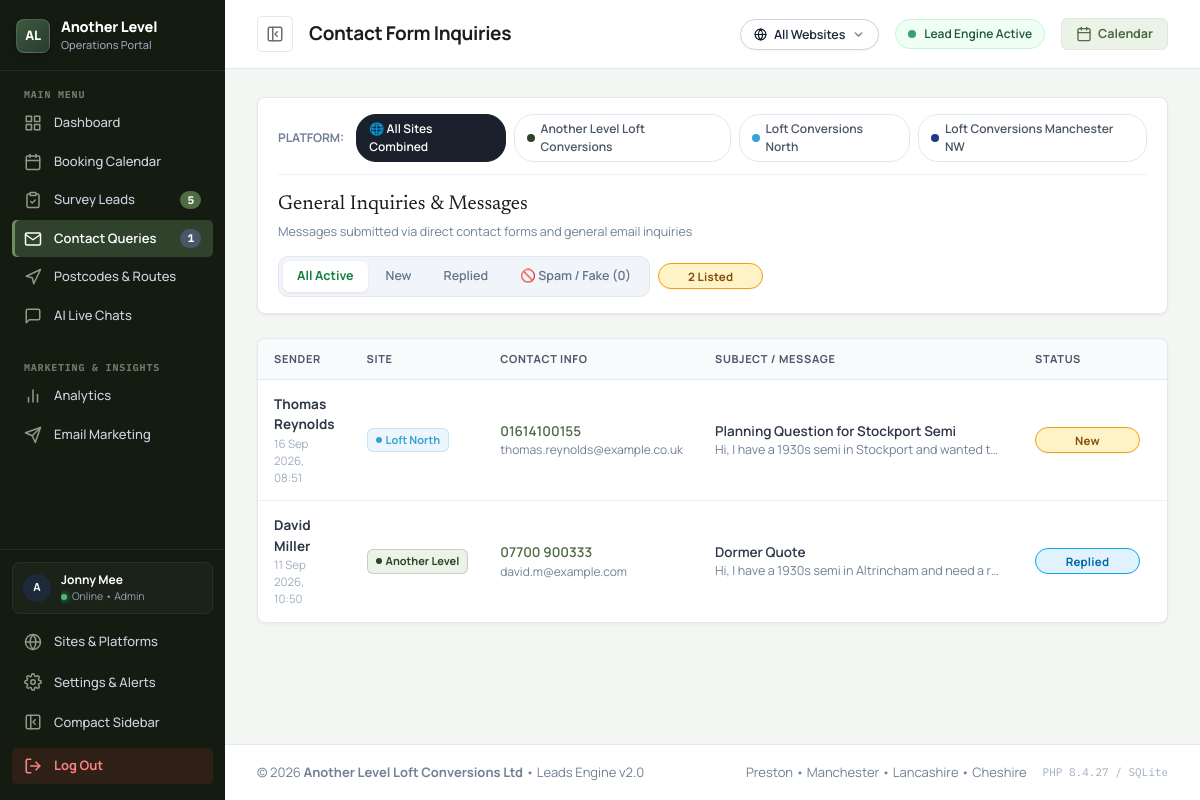
Page /panel/contacts.php (signed in) on the committed database.
### tables this page shows
CREATE TABLE sites (
                id INTEGER PRIMARY KEY AUTOINCREMENT,
                site_key TEXT UNIQUE NOT NULL,
                name TEXT NOT NULL,
                short_name TEXT NOT NULL,
                color TEXT NOT NULL,
                badge_bg TEXT NOT NULL,
                domain TEXT,
                phone TEXT,
                email TEXT,
                is_active INTEGER DEFAULT 1,
                created_at DATETIME DEFAULT CURRENT_TIMESTAMP
            );

CREATE TABLE contacts (
            id INTEGER PRIMARY KEY AUTOINCREMENT,
            name TEXT NOT NULL,
            email TEXT NOT NULL,
            phone TEXT,
            subject TEXT,
            message TEXT NOT NULL,
            status TEXT DEFAULT 'New',
            source_page TEXT,
            ip_address TEXT,
            device_type TEXT,
            internal_notes TEXT,
            created_at DATETIME DEFAULT CURRENT_TIMESTAMP
        , site_id INTEGER DEFAULT 1);

### panel/contacts.php (the view, shortened to what the rows shown need)
<?php
require_once __DIR__ . '/includes/auth.php';
require_once __DIR__ . '/includes/sites.php';
$siteFilter = buildSiteFilterSql('site_id', 'AND');
$statusFilter = trim($_GET['status'] ?? 'all');
$cSql = "SELECT * FROM contacts WHERE 1=1 " . $siteFilter['clause'];
$cParams = $siteFilter['params'];
if ($statusFilter === 'all') {
    $cSql .= " AND LOWER(status) != 'spam'";
} elseif ($statusFilter === 'spam') {
    $cSql .= " AND LOWER(status) = 'spam'";
} else {
    $cSql .= " AND LOWER(status) = LOWER(?)";
    $cParams[] = $statusFilter;
}
$cSql .= " ORDER BY id DESC";
$stmt = $db->prepare($cSql);
$stmt->execute($cParams);
$contacts = $stmt->fetchAll(PDO::FETCH_ASSOC);
$pageTitle = "Contact Form Inquiries";
require_once __DIR__ . '/includes/header.php';
?>
<div class="panel-card" style="margin-bottom:24px;padding:16px 20px">
  <div class="site-tabs-bar" style="display:flex;align-items:center;gap:8px;overflow-x:auto;padding-bottom:12px;margin-bottom:14px;border-bottom:1px solid #EDF2F7">
    <?php foreach (getAllSites() as $st): $isActiveSt = (!$isAllSites && $activeSite && $activeSite['id'] == $st['id']); ?>
      <a href="?switch_site=<?php echo $st['id']; ?>&status=<?php echo urlencode($statusFilter); ?>" class="site-tab-pill <?php echo $isActiveSt ? 'active' : ''; ?>" style="text-decoration:none;padding:5px 12px;border-radius:20px;font-size:12px;font-weight:600;display:inline-flex;align-items:center;gap:6px;border:1px solid <?php echo $isActiveSt ? $st['color'] : '#E2E8F0'; ?>;background:<?php echo $isActiveSt ? $st['color'] : '#FFFFFF'; ?>;color:<?php echo $isActiveSt ? '#FFFFFF' : '#4A5568'; ?>">
        <span style="width:8px;height:8px;border-radius:50%;background:<?php echo $isActiveSt ? '#FFFFFF' : $st['color']; ?>;display:inline-block"></span>
        <span><?php echo htmlspecialchars($st['name']); ?></span>
      </a>
    <?php endforeach; ?>
  </div>
  <div style="display:flex;align-items:center;justify-content:space-between;flex-wrap:wrap;gap:14px">
    <div>
      <h2 class="panel-card-title" style="margin:0 0 4px">General Inquiries &amp; Messages</h2>
    </div>
  </div>
</div>
<div class="panel-card" style="padding:0;overflow:hidden">
  <div class="table-responsive">
    <table class="panel-table contacts-table">
      <thead>
        <tr>
          <th>Sender</th>
          <th>Site</th>
          <th>Contact Info</th>
          <th>Subject / Message</th>
          <th>Status</th>
          <th>Source / IP</th>
        </tr>
      </thead>
      <tbody>
        <?php if (empty($contacts)): ?>
          <tr>
            <td colspan="7" style="text-align:center;padding:40px;color:#A0AEC0">
              No messages found for this filter.
            </td>
          </tr>
        <?php else: ?>
          <?php foreach ($contacts as $c): ?>
            <tr>
              <td>
                <strong><?php echo htmlspecialchars($c['name']); ?></strong>
                <div style="font-size:11.5px;color:#A0AEC0">
                  <?php echo date('d M Y, H:i', strtotime($c['created_at'])); ?>
                </div>
              </td>
              <td>
                <?php echo renderSiteBadge($c['site_id'] ?? 1); ?>
              </td>
              <td>
                <?php if (!empty($c['phone'])): ?>
                  <div><a href="tel:<?php echo htmlspecialchars($c['phone']); ?>" style="color:#4F6B42;font-weight:600"><?php echo htmlspecialchars($c['phone']); ?></a></div>
                <?php endif; ?>
                <?php if (!empty($c['email'])): ?>
                  <div style="font-size:12px"><a href="mailto:<?php echo htmlspecialchars($c['email']); ?>" style="color:#718096"><?php echo htmlspecialchars($c['email']); ?></a></div>
                <?php endif; ?>
              </td>
              <td style="max-width:320px">
                <div style="font-weight:600;color:#2D3748"><?php echo htmlspecialchars($c['subject'] ?: 'Inquiry'); ?></div>
                <div style="font-size:12.5px;color:#718096;white-space:nowrap;overflow:hidden;text-overflow:ellipsis">
                  <?php echo htmlspecialchars($c['message']); ?>
                </div>
              </td>
              <td>
                <?php if (strtolower($c['status'] ?? '') === 'spam'): ?>
                  <span class="badge" style="background:#FEE2E2;color:#991B1B;border:1px solid #FCA5A5;font-weight:700">
                    🚫 Spam / Fake
                  </span>
                <?php else: ?>
                  <span class="badge badge-<?php echo htmlspecialchars($c['status']); ?>">
                    <?php echo ucfirst($c['status']); ?>
                  </span>
                <?php endif; ?>
              </td>
              <td>
              </td>
            </tr>
          <?php endforeach; ?>
        <?php endif; ?>
      </tbody>
    </table>
  </div>
</div>
<?php require_once __DIR__ . '/includes/footer.php'; ?>

### panel/includes/header.php (shortened to what the rows shown need)
<?php
require_once __DIR__ . '/auth.php';
require_once __DIR__ . '/sites.php';
$currentUser = getCurrentUser();
$allSitesList = getAllSites();
$isAllSites = isAllSitesMode();
?>
<!DOCTYPE html>
<html lang="en">
<head>
  <link rel="stylesheet" href="css/panel.css?v=<?php echo time(); ?>">
</head>
<body class="panel-body">
<div class="panel-wrapper">
  <aside class="panel-sidebar" id="panelSidebar">
    <div class="sidebar-footer">
      <div class="sidebar-user-mini" style="display:flex;align-items:center;gap:10px;padding:8px 10px;margin-bottom:8px;border-radius:8px;background:rgba(255,255,255,0.03);border:1px solid rgba(255,255,255,0.06);">
        <div class="user-avatar" style="width:28px;height:28px;font-size:11px;background:#1E293B;color:#FFFFFF;border-radius:50%;display:flex;align-items:center;justify-content:center;font-weight:700;flex-shrink:0;">
          <?php echo strtoupper(substr($currentUser['username'] ?? 'J', 0, 1)); ?>
        </div>
        <div style="flex:1;min-width:0;overflow:hidden">
          <div style="font-size:12px;font-weight:700;color:#FFFFFF;white-space:nowrap;overflow:hidden;text-overflow:ellipsis">
            <?php echo htmlspecialchars($currentUser['full_name'] ?? 'Jonny Mee'); ?>
          </div>
          <div style="font-size:10.5px;color:#94A3B8;display:flex;align-items:center;gap:5px">
            <span class="status-dot-green"></span> Online &bull; Admin
          </div>
        </div>
      </div>
    </div>
  </aside>
  <div class="panel-main">
    <header class="panel-topbar">
      <div class="topbar-left">
        <div class="mobile-topbar-brand">
          <div>
            <h1 class="topbar-title">
              <span class="topbar-title-full"><?php echo htmlspecialchars($pageTitle); ?></span>
            </h1>
          </div>
        </div>
      </div>
    </header>
    <main class="panel-content">

### panel/includes/sites.php (shortened to what the rows shown need)
<?php
require_once __DIR__ . '/auth.php';
function getAllSites(bool $includeInactive = false): array {
    static $sitesCache = null;
    if ($sitesCache !== null && !$includeInactive) {
        return $sitesCache;
    }
    $db = getDb();
    $sql = "SELECT * FROM sites" . ($includeInactive ? "" : " WHERE is_active = 1") . " ORDER BY id ASC";
    $sites = $db->query($sql)->fetchAll(PDO::FETCH_ASSOC);
    if (!$includeInactive) {
        $sitesCache = $sites;
    }
    return $sites;
}
function getSiteById(int $id): ?array {
    $sites = getAllSites(true);
    foreach ($sites as $s) {
        if ((int)$s['id'] === $id) {
            return $s;
        }
    }
    return null;
}
function getActiveSiteId(): string|int {
    $switchParam = $_GET['switch_site'] ?? $_GET['site'] ?? null;
    if (isset($_SESSION['active_site_id'])) {
        return $_SESSION['active_site_id'] === 'all' ? 'all' : (int)$_SESSION['active_site_id'];
    }
    return 'all';
}
function isAllSitesMode(): bool {
    return getActiveSiteId() === 'all';
}
function renderSiteBadge(int|string $siteId, bool $isSmall = false): string {
    $site = getSiteById((int)$siteId);
    $color = htmlspecialchars($site['color']);
    $bg = htmlspecialchars($site['badge_bg']);
    if ($isSmall) {
        $short = match((int)$site['id']) {
            1 => 'AL',
            2 => 'North',
            default => 'Site ' . $site['id']
        };
        $fontSize = '10px';
        $padding = '2px 6px';
        $dotSize = '5px';
    } else {
        $short = htmlspecialchars($site['short_name']);
        $fontSize = '11px';
        $padding = '3px 8px';
        $dotSize = '6px';
    }
    return sprintf(
        '<span class="site-tag site-tag-%s" style="background:%s;color:%s;border:1px solid %s33;font-size:%s;padding:%s;border-radius:6px;font-weight:700;display:inline-flex;align-items:center;gap:4px;white-space:nowrap;flex-shrink:0;"><span style="width:%s;height:%s;border-radius:50%%;background:%s;display:inline-block;flex-shrink:0"></span>%s</span>',
        htmlspecialchars($site['site_key']),
        $bg,
        $color,
        $color,
        $fontSize,
        $padding,
        $dotSize,
        $dotSize,
        $color,
        $short
    );
}
function buildSiteFilterSql(string $column = 'site_id', string $operator = 'WHERE'): array {
    $id = getActiveSiteId();
    if ($id === 'all') {
        return [
            'clause' => '',
            'params' => []
        ];
    }
    $prefix = $operator === 'AND' ? ' AND ' : ' WHERE ';
    return [
        'clause' => "{$prefix} ({$column} = ? OR {$column} IS NULL)",
        'params' => [(int)$id]
    ];
}

### rows in the picture
sites: name "Another Level Loft Conversions"
sites: name "Loft Conversions North"
sites: name "Loft Conversions Manchester NW"
contacts: name "Thomas Reynolds", created_at "16 Sep 2026, 08:51", site.short_name "Loft North", phone "01614100155", email "thomas.reynolds@example.co.uk", subject "Planning Question for Stockport Semi", message "Hi, I have a 1930s semi in Stockport and wanted t…", status "New"
contacts: name "David Miller", created_at "11 Sep 2026, 10:50", site.short_name "Another Level", phone "07700 900333", email "david.m@example.com", subject "Dormer Quote", message "Hi, I have a 1930s semi in Altrincham and need a r…", status "Replied"

### other values in the picture
$newBookingsCount "5"
$newContactsCount "1"
substr($currentUser['username'] ?? 'J', 0, 1) "A"
$currentUser['full_name'] "Jonny Mee"
$pageTitle "Contact Form Inquiries"
$spamContactCount "0"
count($contacts) "2"
phpversion() "8.4.27"
